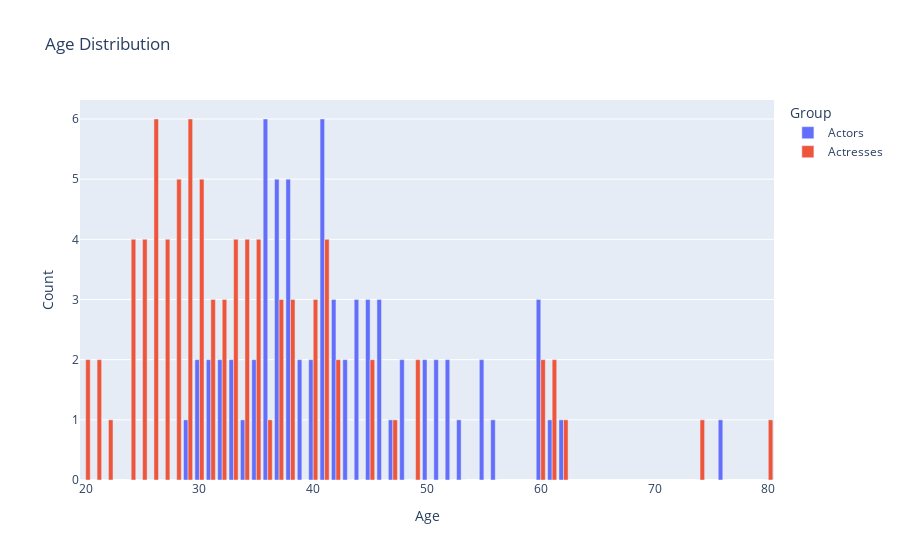

The code cell stored with this chart in its notebook:
### Code cell
# Prepare data for men, women, and both
# Assuming `age_distribution` contains combined data, and separate dataframes exist for men and women
men = oscar_actors_info['Actor age at movie release'].value_counts().reset_index()
women = oscar_actress_info['Actor age at movie release'].value_counts().reset_index()

# Rename columns for consistency
men.columns = ['Age', 'Actors']
women.columns = ['Age', 'Actresses']

# Merge all into a single dataframe for plotting
merged = men.merge(women, on='Age', how='outer').fillna(0)

# Melt the data for easier plotting with Plotly
melted = merged.melt(id_vars='Age', value_vars=['Actors', 'Actresses'], 
                     var_name='Group', value_name='Count')

# Plot grouped bar chart
fig = px.bar(melted, x='Age', y='Count', color='Group', barmode='group',
             labels={'Age': 'Age', 'Count': 'Count', 'Group': 'Group'},
             title='Age Distribution')
fig.show()

### Figure 1 — Plotly figure (JSON) as saved in the notebook; plotly's stock layout.template omitted (floating-point values rounded to 4 significant figures)
{"data": [{"alignmentgroup": "True", "hovertemplate": "Group=Actors<br>Age=%{x}<br>Count=%{y}<extra></extra>", "legendgroup": "Actors", "marker": {"color": "#636efa", "pattern": {"shape": ""}}, "name": "Actors", "offsetgroup": "Actors", "orientation": "v", "showlegend": true, "textposition": "auto", "type": "bar", "x": [20, 21, 22, 24, 25, 26, 27, 28, 29, 30, 31, 32, 33, 34, 35, 36, 37, 38, 39, 40, 41, 42, 43, 44, 45, 46, 47, 48, 49, 50, 51, 52, 53, 55, 56, 60, 61, 62, 74, 76, 80], "xaxis": "x", "y": [0, 0, 0, 0, 0, 0, 0, 0, 1, 2, 2, 2, 2, 1, 2, 6, 5, 5, 2, 2, 6, 3, 2, 3, 3, 3, 1, 2, 0, 2, 2, 2, 1, 2, 1, 3, 1, 1, 0, 1, 0], "yaxis": "y"}, {"alignmentgroup": "True", "hovertemplate": "Group=Actresses<br>Age=%{x}<br>Count=%{y}<extra></extra>", "legendgroup": "Actresses", "marker": {"color": "#EF553B", "pattern": {"shape": ""}}, "name": "Actresses", "offsetgroup": "Actresses", "orientation": "v", "showlegend": true, "textposition": "auto", "type": "bar", "x": [20, 21, 22, 24, 25, 26, 27, 28, 29, 30, 31, 32, 33, 34, 35, 36, 37, 38, 39, 40, 41, 42, 43, 44, 45, 46, 47, 48, 49, 50, 51, 52, 53, 55, 56, 60, 61, 62, 74, 76, 80], "xaxis": "x", "y": [2, 2, 1, 4, 4, 6, 4, 5, 6, 5, 3, 3, 4, 4, 4, 1, 3, 3, 0, 3, 4, 2, 0, 0, 2, 0, 1, 0, 2, 0, 0, 0, 0, 0, 0, 2, 2, 1, 1, 0, 1], "yaxis": "y"}], "layout": {"barmode": "group", "legend": {"title": {"text": "Group"}, "tracegroupgap": 0}, "title": {"text": "Age Distribution"}, "xaxis": {"anchor": "y", "domain": [0, 1], "title": {"text": "Age"}}, "yaxis": {"anchor": "x", "domain": [0, 1], "title": {"text": "Count"}}}}
